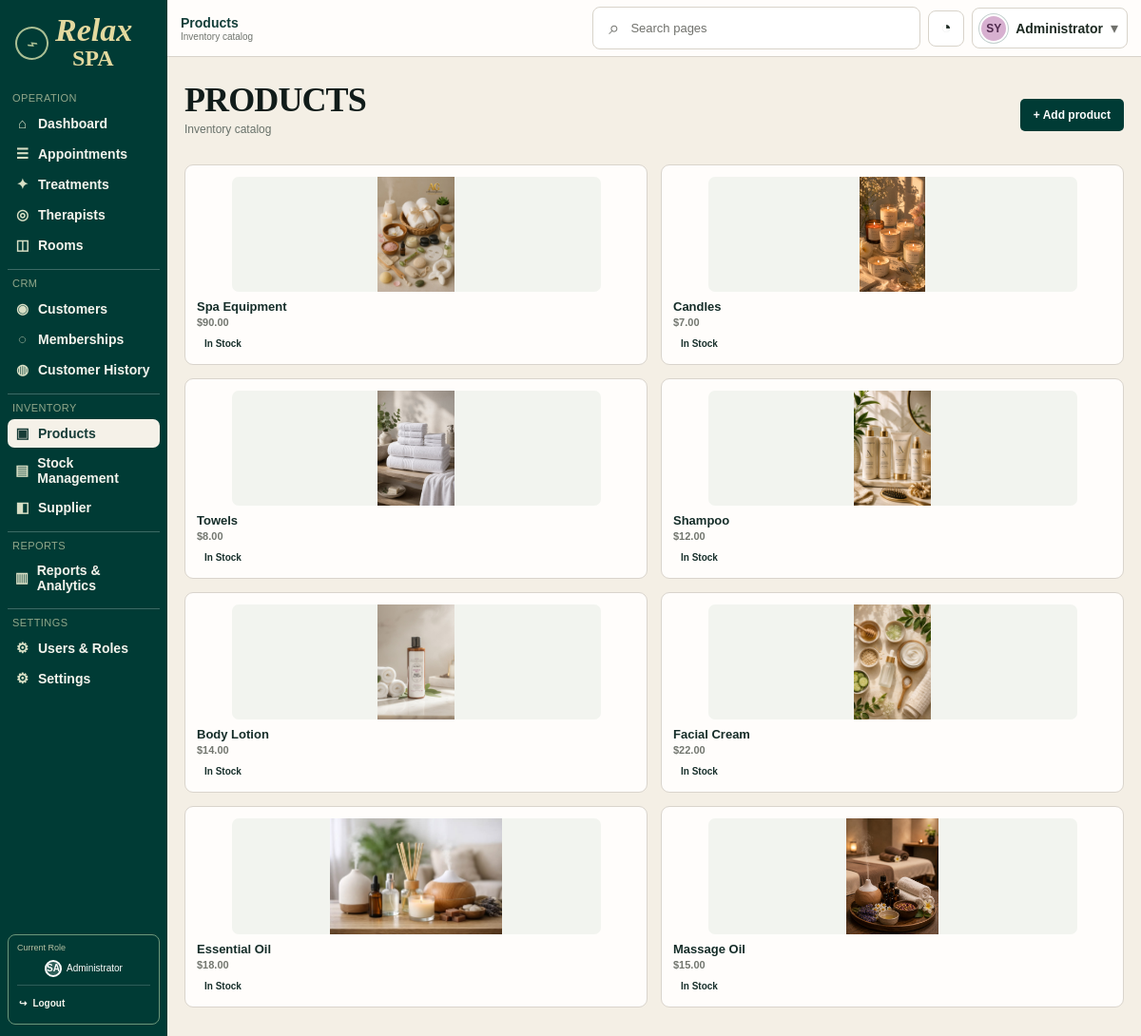
/?route=products (signed in), run on the app's committed database.
### tables this page shows
CREATE TABLE products (
    id BIGINT UNSIGNED AUTO_INCREMENT PRIMARY KEY,
    product_code VARCHAR(40) NOT NULL UNIQUE,
    name VARCHAR(150) NOT NULL,
    category VARCHAR(100) NULL,
    unit VARCHAR(30) NOT NULL DEFAULT 'pcs',
    cost_price DECIMAL(12,2) NOT NULL DEFAULT 0,
    selling_price DECIMAL(12,2) NOT NULL DEFAULT 0,
    stock_quantity DECIMAL(14,3) NOT NULL DEFAULT 0,
    reorder_level DECIMAL(14,3) NOT NULL DEFAULT 0,
    expiry_date DATE NULL,
    image_path VARCHAR(255) NULL,
    status ENUM('active','inactive') NOT NULL DEFAULT 'active',
    created_at TIMESTAMP NOT NULL DEFAULT CURRENT_TIMESTAMP,
    updated_at TIMESTAMP NOT NULL DEFAULT CURRENT_TIMESTAMP ON UPDATE CURRENT_TIMESTAMP,
    INDEX idx_product_name (name),
    INDEX idx_product_stock (stock_quantity, reorder_level),
    INDEX idx_product_expiry (expiry_date)
);

### app/Controllers/ProductController.php (called while the page is built, shortened)
<?php
require_once __DIR__ . '/../Models/Product.php';
require_once __DIR__ . '/../../config/database.php';
final class ProductController
{
    public function index(): void
    {
        $productModel = new Product(Database::connection());
        $role = strtolower((string) ($_SESSION['user']['role'] ?? ''));
        $products = $productModel->all();
        $view = match ($role) {
            'manager' => 'products.php',
            'cashier' => 'cashier.php',
            'staff', 'therapist' => 'therapist.php',
            default => 'admin.php',
        };
        require __DIR__ . '/../Views/inventory/' . $view;
    }
}

### config/database.php (called while the page is built, shortened)
<?php
require_once __DIR__ . '/config.php';
final class Database
{
    private static ?PDO $connection = null;
    public static function connection(): PDO
    {
        if (self::$connection instanceof PDO) {
            return self::$connection;
        }
        $host = '127.0.0.1';
        $port = '3306';
        $db   = 'spa_management';
        $user = 'root';
        $pass = '';
        $dsn = "mysql:host={$host};port={$port};dbname={$db};charset=utf8mb4";
        self::$connection = new PDO(
            $dsn,
            $user,
            $pass,
            [
                PDO::ATTR_ERRMODE => PDO::ERRMODE_EXCEPTION,
                PDO::ATTR_DEFAULT_FETCH_MODE => PDO::FETCH_ASSOC,
                PDO::ATTR_EMULATE_PREPARES => false,
            ]
        );
        return self::$connection;
    }
}

### app/Models/Product.php (called while the page is built, shortened)
<?php
final class Product
{
	public function all(): array
	{
		$stmt = $this->db->query(
			'SELECT id, product_code, name, category, unit, cost_price, selling_price,
					stock_quantity, reorder_level, status, image_path
			 FROM products
			 ORDER BY id DESC'
		);
		return array_map(static function (array $product): array {
			$stock = (float) $product['stock_quantity'];
			$reorder = (float) $product['reorder_level'];
			$status = match (true) {
				$product['status'] !== 'active' => ['label' => 'Inactive', 'class' => 'inactive'],
				$stock <= $reorder * 0.5 => ['label' => 'Low Stock', 'class' => 'low-stock'],
				$stock <= $reorder => ['label' => 'Reorder Soon', 'class' => 'reorder-soon'],
				default => ['label' => 'In Stock', 'class' => 'in-stock'],
			};
			$defaultImages = [
				'massage oil' => 'massage oil.png',
				'essential oil' => 'Essentail-oil.png',
				'facial cream' => 'Facial Cream.png',
				'body lotion' => 'bodylotion.png',
				'shampoo' => 'shampoo.png',
				'towels' => 'Tower.png',
				'candles' => 'Candles Candles.png',
				'spa equipment' => 'Spa Equipment.jpg',
			];
			$productName = strtolower(trim((string) $product['name']));
			$storedImage = trim((string) ($product['image_path'] ?? ''));
			$imagePath = $storedImage !== ''
				? $storedImage
				: 'public/uploads/' . ($defaultImages[$productName] ?? 'login-bg.jpg');
			return [
				'id' => (int) $product['id'],
				'code' => (string) $product['product_code'],
				'name' => $product['name'],
				'category' => trim((string) ($product['category'] ?? '')) !== ''
					? (string) $product['category']
					: 'Uncategorized',
				'unit' => (string) $product['unit'],
				'price' => '$' . number_format((float) $product['selling_price'], 2),
				'unit_cost' => '$' . number_format((float) $product['cost_price'], 2),
				'stock_quantity' => $stock,
				'stock_display' => rtrim(rtrim(number_format($stock, 3, '.', ''), '0'), '.') . ' ' . (string) $product['unit'],
				'reorder_level' => $reorder,
				'reorder_display' => rtrim(rtrim(number_format($reorder, 3, '.', ''), '0'), '.') . ' ' . (string) $product['unit'],
				'stock_percent' => $reorder > 0 ? min(100, max(0, ($stock / $reorder) * 100)) : ($stock > 0 ? 100 : 0),
				'active' => $product['status'] === 'active',
				'status' => $status['label'],
				'status_class' => $status['class'],
				'image' => APP_URL . '/' . ltrim($imagePath, '/'),
			];
		}, $stmt->fetchAll(PDO::FETCH_ASSOC));
	}
}

### app/Views/inventory/admin.php (the view, shortened to what this page needs)
<!doctype html>
<html lang="en">
<head>
    <link rel="stylesheet" href="<?= e(APP_URL) ?>/public/css/style.css?v=<?= e(asset_version('public/css/style.css')) ?>">
</head>
<body class="dashboard-page" data-role="admin">
    <div class="dashboard-shell">
        <aside class="sidebar">
            <div class="brand-block">
                <div class="brand-mark">
                    <span class="brand-leaf">⌁</span>
                    <div class="brand-text">
                        <div class="brand-name">Relax</div>
                        <div class="brand-subtitle">SPA</div>
                    </div>
                </div>
            </div>
            <nav class="sidebar-menu">
                <div class="nav-section">
                    <a class="nav-item" href="<?= e(APP_URL) ?>/?route=dashboard"><span class="nav-icon">⌂</span><span>Dashboard</span></a>
                    <a class="nav-item" href="<?= e(APP_URL) ?>/?route=appointments"><span class="nav-icon">☰</span><span>Appointments</span></a>
                    <a class="nav-item" href="<?= e(APP_URL) ?>/?route=services"><span class="nav-icon">✦</span><span>Treatments</span></a>
                    <a class="nav-item" href="<?= e(APP_URL) ?>/?route=therapists"><span class="nav-icon">◎</span><span>Therapists</span></a>
                    <a class="nav-item" href="<?= e(APP_URL) ?>/?route=rooms"><span class="nav-icon">◫</span><span>Rooms</span></a>
                </div>
                <div class="nav-section">
                    <a class="nav-item active" href="<?= e(APP_URL) ?>/?route=products"><span class="nav-icon">▣</span><span>Products</span></a>
                    <a class="nav-item" href="<?= e(APP_URL) ?>/?route=stock-management"><span class="nav-icon">▤</span><span>Stock Management</span></a>
                    <a class="nav-item" href="<?= e(APP_URL) ?>/?route=suppliers"><span class="nav-icon">◧</span><span>Supplier</span></a>
                </div>
                <div class="nav-section">
                    <a class="nav-item" href="<?= e(APP_URL) ?>/?route=customers"><span class="nav-icon">◉</span><span>Customers</span></a>
                    <a class="nav-item" href="<?= e(APP_URL) ?>/?route=memberships"><span class="nav-icon">◌</span><span>Memberships</span></a>
                    <a class="nav-item" href="<?= e(APP_URL) ?>/?route=customer-history"><span class="nav-icon">◍</span><span>Customer History</span></a>
                </div>
                <div class="nav-section">
                    <a class="nav-item" href="<?= e(APP_URL) ?>/?route=reports"><span class="nav-icon">▥</span><span>Reports &amp; Analytics</span></a>
                </div>
                <div class="nav-section">
                    <a class="nav-item" href="<?= e(APP_URL) ?>/?route=users-and-roles"><span class="nav-icon">⚙</span><span>Users &amp; Roles</span></a>
                    <a class="nav-item" href="<?= e(APP_URL) ?>/?route=settings"><span class="nav-icon">⚙</span><span>Settings</span></a>
                </div>
            </nav>
            <?= sidebar_role_footer() ?>
        </aside>
        <main class="main-panel">
            <header class="topbar">
                <div class="topbar-left"><div class="welcome-text">Welcome back, Admin!</div></div>
                <div class="topbar-actions">
                    <div class="search-box"><span class="search-icon">⌕</span><span>Search</span></div>
                    <button class="icon-button" aria-label="Notifications">◔</button>
                    <div class="user-chip"><?= profile_avatar($_SESSION['user'] ?? [], 'user-name', strtoupper(substr((string) ($_SESSION['user']['full_name'] ?? $_SESSION['user']['username'] ?? 'SV'), 0, 2))) ?><span class="user-role"><?= e(role_label((string) ($_SESSION['user']['role'] ?? 'admin'))) ?></span><span class="user-chevron">▾</span></div>
                </div>
            </header>
            <div class="content-wrap">
                <div class="page-heading">
                    <div>
                        <h1 class="page-title">PRODUCTS</h1>
                        <div class="page-date">Inventory catalog</div>
                    </div>
                    <button class="primary-button" type="button" data-open-modal="product-modal">+ Add product</button>
                </div>
                <section class="product-grid">
                    <?php foreach ($products as $product): ?>
                        <article class="product-card">
                            <img src="<?= e($product['image']) ?>" alt="<?= e($product['name']) ?>">
                            <div class="product-card-body">
                                <h3><?= e($product['name']) ?></h3>
                                <p><?= e($product['price']) ?></p>
                                <span class="status-pill <?= e($product['status_class']) ?>"><?= e($product['status']) ?></span>
                            </div>
                        </article>
                    <?php endforeach; ?>
                </section>
            </div>
        </main>
    </div>
</body>
</html>

### data on the page
products: name (picture), name "Spa Equipment", price "$90.00", status "In Stock"
products: name (picture), name "Candles", price "$7.00", status "In Stock"
products: shows a picture, name "Towels", price "$8.00", status "In Stock"
products: shows a picture, name "Shampoo", price "$12.00", status "In Stock"
products: shows a picture, name "Body Lotion", price "$14.00", status "In Stock"
products: name (picture), name "Facial Cream", price "$22.00", status "In Stock"
products: shows a picture, name "Essential Oil", price "$18.00", status "In Stock"
products: shows a picture, name "Massage Oil", price "$15.00", status "In Stock"

### other printed values
$fallback "SA SY"
$role "Administrator"
role_label((string) ($_SESSION['user']['role'] ?? 'admin')) "Administrator"
